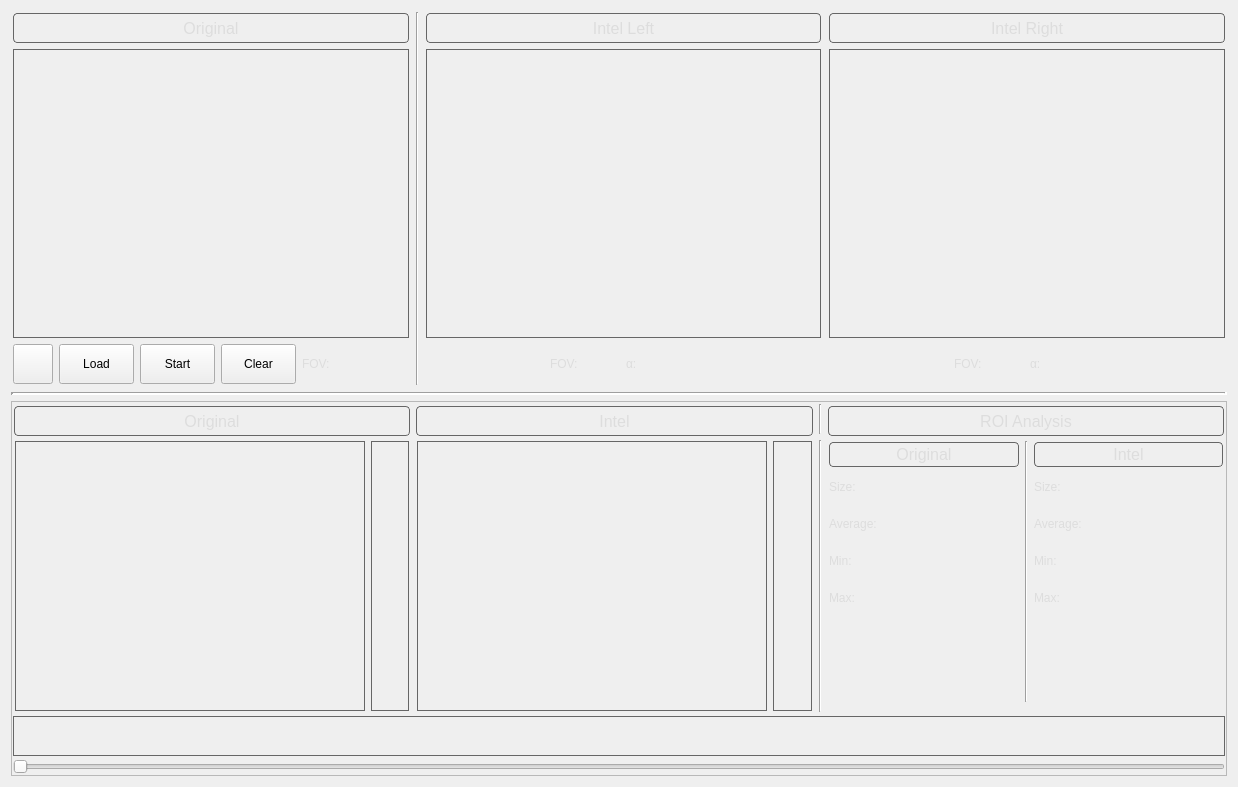
<?xml version="1.0" encoding="UTF-8"?>
<ui version="4.0">
 <class>Form</class>
 <widget class="QWidget" name="Form">
  <property name="geometry">
   <rect>
    <x>0</x>
    <y>0</y>
    <width>1234</width>
    <height>787</height>
   </rect>
  </property>
  <property name="windowTitle">
   <string>Form</string>
  </property>
  <layout class="QVBoxLayout" name="verticalLayout">
   <item>
    <widget class="QWidget" name="widget_2" native="true">
     <layout class="QHBoxLayout" name="horizontalLayout_5">
      <property name="leftMargin">
       <number>1</number>
      </property>
      <property name="topMargin">
       <number>1</number>
      </property>
      <property name="rightMargin">
       <number>1</number>
      </property>
      <property name="bottomMargin">
       <number>1</number>
      </property>
      <item>
       <widget class="QWidget" name="widget_5" native="true">
        <layout class="QVBoxLayout" name="verticalLayout_4">
         <property name="leftMargin">
          <number>1</number>
         </property>
         <property name="topMargin">
          <number>1</number>
         </property>
         <property name="rightMargin">
          <number>1</number>
         </property>
         <property name="bottomMargin">
          <number>1</number>
         </property>
         <item>
          <widget class="QLabel" name="camLabel">
           <property name="minimumSize">
            <size>
             <width>350</width>
             <height>30</height>
            </size>
           </property>
           <property name="maximumSize">
            <size>
             <width>700</width>
             <height>30</height>
            </size>
           </property>
           <property name="font">
            <font>
             <pointsize>12</pointsize>
            </font>
           </property>
           <property name="styleSheet">
            <string notr="true">border-radius:4px;
border: 1px solid #666666;
color: #DDDDDD;</string>
           </property>
           <property name="frameShape">
            <enum>QFrame::Box</enum>
           </property>
           <property name="text">
            <string>Original</string>
           </property>
           <property name="alignment">
            <set>Qt::AlignCenter</set>
           </property>
          </widget>
         </item>
         <item>
          <widget class="QLabel" name="camFrame">
           <property name="minimumSize">
            <size>
             <width>350</width>
             <height>280</height>
            </size>
           </property>
           <property name="maximumSize">
            <size>
             <width>700</width>
             <height>450</height>
            </size>
           </property>
           <property name="layoutDirection">
            <enum>Qt::LeftToRight</enum>
           </property>
           <property name="styleSheet">
            <string notr="true">border: 1px solid #666666;
color: #C8C8C8;
</string>
           </property>
           <property name="frameShape">
            <enum>QFrame::Box</enum>
           </property>
           <property name="text">
            <string/>
           </property>
           <property name="alignment">
            <set>Qt::AlignCenter</set>
           </property>
          </widget>
         </item>
         <item alignment="Qt::AlignLeft">
          <widget class="QWidget" name="widget" native="true">
           <property name="sizePolicy">
            <sizepolicy hsizetype="Preferred" vsizetype="Preferred">
             <horstretch>0</horstretch>
             <verstretch>35</verstretch>
            </sizepolicy>
           </property>
           <property name="minimumSize">
            <size>
             <width>0</width>
             <height>40</height>
            </size>
           </property>
           <property name="maximumSize">
            <size>
             <width>16777215</width>
             <height>40</height>
            </size>
           </property>
           <layout class="QHBoxLayout" name="horizontalLayout_9">
            <property name="leftMargin">
             <number>0</number>
            </property>
            <property name="topMargin">
             <number>0</number>
            </property>
            <property name="rightMargin">
             <number>0</number>
            </property>
            <property name="bottomMargin">
             <number>0</number>
            </property>
            <item>
             <widget class="PushButton" name="settingButton">
              <property name="minimumSize">
               <size>
                <width>40</width>
                <height>40</height>
               </size>
              </property>
              <property name="maximumSize">
               <size>
                <width>40</width>
                <height>40</height>
               </size>
              </property>
              <property name="autoFillBackground">
               <bool>false</bool>
              </property>
              <property name="text">
               <string/>
              </property>
              <property name="icon">
               <iconset>
                <normaloff>../assets/settings.png</normaloff>../assets/settings.png</iconset>
              </property>
              <property name="iconSize">
               <size>
                <width>20</width>
                <height>20</height>
               </size>
              </property>
             </widget>
            </item>
            <item>
             <widget class="PushButton" name="loadButton">
              <property name="minimumSize">
               <size>
                <width>75</width>
                <height>35</height>
               </size>
              </property>
              <property name="maximumSize">
               <size>
                <width>75</width>
                <height>40</height>
               </size>
              </property>
              <property name="autoFillBackground">
               <bool>false</bool>
              </property>
              <property name="text">
               <string>Load</string>
              </property>
              <property name="iconSize">
               <size>
                <width>20</width>
                <height>20</height>
               </size>
              </property>
             </widget>
            </item>
            <item>
             <widget class="PrimaryPushButton" name="startAndStopButton">
              <property name="minimumSize">
               <size>
                <width>75</width>
                <height>35</height>
               </size>
              </property>
              <property name="maximumSize">
               <size>
                <width>75</width>
                <height>40</height>
               </size>
              </property>
              <property name="mouseTracking">
               <bool>false</bool>
              </property>
              <property name="autoFillBackground">
               <bool>false</bool>
              </property>
              <property name="text">
               <string>Start</string>
              </property>
              <property name="iconSize">
               <size>
                <width>20</width>
                <height>20</height>
               </size>
              </property>
             </widget>
            </item>
            <item>
             <widget class="PushButton" name="clearButton">
              <property name="minimumSize">
               <size>
                <width>75</width>
                <height>35</height>
               </size>
              </property>
              <property name="maximumSize">
               <size>
                <width>75</width>
                <height>40</height>
               </size>
              </property>
              <property name="autoFillBackground">
               <bool>false</bool>
              </property>
              <property name="text">
               <string>Clear</string>
              </property>
              <property name="iconSize">
               <size>
                <width>20</width>
                <height>20</height>
               </size>
              </property>
             </widget>
            </item>
            <item>
             <widget class="QLabel" name="fovCam">
              <property name="minimumSize">
               <size>
                <width>70</width>
                <height>35</height>
               </size>
              </property>
              <property name="maximumSize">
               <size>
                <width>70</width>
                <height>35</height>
               </size>
              </property>
              <property name="styleSheet">
               <string notr="true">color: #DDDDDD;
</string>
              </property>
              <property name="text">
               <string>FOV:</string>
              </property>
              <property name="textFormat">
               <enum>Qt::AutoText</enum>
              </property>
             </widget>
            </item>
           </layout>
          </widget>
         </item>
        </layout>
       </widget>
      </item>
      <item>
       <widget class="Line" name="line_2">
        <property name="orientation">
         <enum>Qt::Vertical</enum>
        </property>
       </widget>
      </item>
      <item>
       <widget class="QWidget" name="widget_7" native="true">
        <layout class="QVBoxLayout" name="verticalLayout_5">
         <property name="leftMargin">
          <number>1</number>
         </property>
         <property name="topMargin">
          <number>1</number>
         </property>
         <property name="rightMargin">
          <number>1</number>
         </property>
         <property name="bottomMargin">
          <number>1</number>
         </property>
         <item>
          <widget class="QLabel" name="leftLabel">
           <property name="minimumSize">
            <size>
             <width>350</width>
             <height>30</height>
            </size>
           </property>
           <property name="maximumSize">
            <size>
             <width>700</width>
             <height>30</height>
            </size>
           </property>
           <property name="font">
            <font>
             <pointsize>12</pointsize>
            </font>
           </property>
           <property name="styleSheet">
            <string notr="true">border-radius:4px;
border: 1px solid #666666;
color: #DDDDDD;
</string>
           </property>
           <property name="frameShape">
            <enum>QFrame::Box</enum>
           </property>
           <property name="text">
            <string>Intel Left</string>
           </property>
           <property name="alignment">
            <set>Qt::AlignCenter</set>
           </property>
          </widget>
         </item>
         <item>
          <widget class="QLabel" name="intelLeftFrame">
           <property name="minimumSize">
            <size>
             <width>350</width>
             <height>280</height>
            </size>
           </property>
           <property name="maximumSize">
            <size>
             <width>700</width>
             <height>450</height>
            </size>
           </property>
           <property name="layoutDirection">
            <enum>Qt::LeftToRight</enum>
           </property>
           <property name="styleSheet">
            <string notr="true">border: 1px solid #666666;
color: #C8C8C8;
</string>
           </property>
           <property name="frameShape">
            <enum>QFrame::Box</enum>
           </property>
           <property name="text">
            <string/>
           </property>
           <property name="alignment">
            <set>Qt::AlignCenter</set>
           </property>
          </widget>
         </item>
         <item alignment="Qt::AlignHCenter">
          <widget class="QWidget" name="widget" native="true">
           <property name="minimumSize">
            <size>
             <width>0</width>
             <height>35</height>
            </size>
           </property>
           <property name="maximumSize">
            <size>
             <width>16777215</width>
             <height>40</height>
            </size>
           </property>
           <layout class="QHBoxLayout" name="horizontalLayout_6">
            <property name="leftMargin">
             <number>0</number>
            </property>
            <property name="topMargin">
             <number>0</number>
            </property>
            <property name="rightMargin">
             <number>0</number>
            </property>
            <property name="bottomMargin">
             <number>0</number>
            </property>
            <item>
             <widget class="QLabel" name="fovLeft">
              <property name="minimumSize">
               <size>
                <width>70</width>
                <height>35</height>
               </size>
              </property>
              <property name="maximumSize">
               <size>
                <width>70</width>
                <height>35</height>
               </size>
              </property>
              <property name="styleSheet">
               <string notr="true">color: #DDDDDD;
</string>
              </property>
              <property name="text">
               <string>FOV:</string>
              </property>
             </widget>
            </item>
            <item>
             <widget class="QLabel" name="alphaLeft">
              <property name="minimumSize">
               <size>
                <width>70</width>
                <height>35</height>
               </size>
              </property>
              <property name="maximumSize">
               <size>
                <width>70</width>
                <height>35</height>
               </size>
              </property>
              <property name="styleSheet">
               <string notr="true">color: #DDDDDD;
</string>
              </property>
              <property name="text">
               <string>α:</string>
              </property>
             </widget>
            </item>
           </layout>
          </widget>
         </item>
        </layout>
       </widget>
      </item>
      <item>
       <widget class="QWidget" name="widget_6" native="true">
        <layout class="QVBoxLayout" name="verticalLayout_6">
         <property name="leftMargin">
          <number>1</number>
         </property>
         <property name="topMargin">
          <number>1</number>
         </property>
         <property name="rightMargin">
          <number>1</number>
         </property>
         <property name="bottomMargin">
          <number>1</number>
         </property>
         <item>
          <widget class="QLabel" name="rigthLabel">
           <property name="minimumSize">
            <size>
             <width>350</width>
             <height>30</height>
            </size>
           </property>
           <property name="maximumSize">
            <size>
             <width>700</width>
             <height>30</height>
            </size>
           </property>
           <property name="font">
            <font>
             <pointsize>12</pointsize>
            </font>
           </property>
           <property name="styleSheet">
            <string notr="true">border-radius:4px;
border: 1px solid #666666;
color: #DDDDDD;
</string>
           </property>
           <property name="frameShape">
            <enum>QFrame::Box</enum>
           </property>
           <property name="text">
            <string>Intel Right</string>
           </property>
           <property name="alignment">
            <set>Qt::AlignCenter</set>
           </property>
          </widget>
         </item>
         <item>
          <widget class="QLabel" name="intelRightFrame">
           <property name="minimumSize">
            <size>
             <width>350</width>
             <height>280</height>
            </size>
           </property>
           <property name="maximumSize">
            <size>
             <width>700</width>
             <height>450</height>
            </size>
           </property>
           <property name="layoutDirection">
            <enum>Qt::LeftToRight</enum>
           </property>
           <property name="styleSheet">
            <string notr="true">border: 1px solid #666666;
color: #C8C8C8;
</string>
           </property>
           <property name="frameShape">
            <enum>QFrame::Box</enum>
           </property>
           <property name="frameShadow">
            <enum>QFrame::Plain</enum>
           </property>
           <property name="text">
            <string/>
           </property>
           <property name="alignment">
            <set>Qt::AlignCenter</set>
           </property>
          </widget>
         </item>
         <item alignment="Qt::AlignHCenter">
          <widget class="QWidget" name="widget" native="true">
           <property name="minimumSize">
            <size>
             <width>0</width>
             <height>35</height>
            </size>
           </property>
           <property name="maximumSize">
            <size>
             <width>16777215</width>
             <height>40</height>
            </size>
           </property>
           <layout class="QHBoxLayout" name="horizontalLayout_7">
            <property name="leftMargin">
             <number>0</number>
            </property>
            <property name="topMargin">
             <number>0</number>
            </property>
            <property name="rightMargin">
             <number>0</number>
            </property>
            <property name="bottomMargin">
             <number>0</number>
            </property>
            <item>
             <widget class="QLabel" name="fovRight">
              <property name="minimumSize">
               <size>
                <width>70</width>
                <height>35</height>
               </size>
              </property>
              <property name="maximumSize">
               <size>
                <width>70</width>
                <height>35</height>
               </size>
              </property>
              <property name="styleSheet">
               <string notr="true">color: #DDDDDD;
</string>
              </property>
              <property name="text">
               <string>FOV:</string>
              </property>
             </widget>
            </item>
            <item>
             <widget class="QLabel" name="alphaRight">
              <property name="minimumSize">
               <size>
                <width>70</width>
                <height>35</height>
               </size>
              </property>
              <property name="maximumSize">
               <size>
                <width>70</width>
                <height>35</height>
               </size>
              </property>
              <property name="styleSheet">
               <string notr="true">color: #DDDDDD;
</string>
              </property>
              <property name="text">
               <string>α:</string>
              </property>
             </widget>
            </item>
           </layout>
          </widget>
         </item>
        </layout>
       </widget>
      </item>
     </layout>
    </widget>
   </item>
   <item>
    <widget class="Line" name="line">
     <property name="frameShadow">
      <enum>QFrame::Sunken</enum>
     </property>
     <property name="lineWidth">
      <number>3</number>
     </property>
     <property name="orientation">
      <enum>Qt::Horizontal</enum>
     </property>
    </widget>
   </item>
   <item>
    <widget class="QFrame" name="frame_3">
     <property name="frameShape">
      <enum>QFrame::StyledPanel</enum>
     </property>
     <property name="frameShadow">
      <enum>QFrame::Raised</enum>
     </property>
     <layout class="QVBoxLayout" name="verticalLayout_3">
      <property name="spacing">
       <number>3</number>
      </property>
      <property name="leftMargin">
       <number>1</number>
      </property>
      <property name="topMargin">
       <number>1</number>
      </property>
      <property name="rightMargin">
       <number>1</number>
      </property>
      <property name="bottomMargin">
       <number>1</number>
      </property>
      <item>
       <widget class="QWidget" name="widget_4" native="true">
        <layout class="QGridLayout" name="gridLayout">
         <property name="leftMargin">
          <number>1</number>
         </property>
         <property name="topMargin">
          <number>1</number>
         </property>
         <property name="rightMargin">
          <number>1</number>
         </property>
         <property name="bottomMargin">
          <number>1</number>
         </property>
         <item row="0" column="0">
          <widget class="QLabel" name="depthLabelCam">
           <property name="minimumSize">
            <size>
             <width>390</width>
             <height>30</height>
            </size>
           </property>
           <property name="maximumSize">
            <size>
             <width>700</width>
             <height>25</height>
            </size>
           </property>
           <property name="font">
            <font>
             <pointsize>12</pointsize>
            </font>
           </property>
           <property name="styleSheet">
            <string notr="true">border-radius:4px;
border: 1px solid #666666;
color: #DDDDDD;
</string>
           </property>
           <property name="frameShape">
            <enum>QFrame::Box</enum>
           </property>
           <property name="text">
            <string>Original</string>
           </property>
           <property name="alignment">
            <set>Qt::AlignCenter</set>
           </property>
          </widget>
         </item>
         <item row="1" column="0">
          <widget class="QWidget" name="widget_5" native="true">
           <layout class="QHBoxLayout" name="horizontalLayout_2">
            <property name="leftMargin">
             <number>1</number>
            </property>
            <property name="topMargin">
             <number>1</number>
            </property>
            <property name="rightMargin">
             <number>1</number>
            </property>
            <property name="bottomMargin">
             <number>1</number>
            </property>
            <item>
             <widget class="DepthLabel" name="depthFrameCam">
              <property name="minimumSize">
               <size>
                <width>350</width>
                <height>225</height>
               </size>
              </property>
              <property name="maximumSize">
               <size>
                <width>700</width>
                <height>400</height>
               </size>
              </property>
              <property name="layoutDirection">
               <enum>Qt::LeftToRight</enum>
              </property>
              <property name="styleSheet">
               <string notr="true">border: 1px solid #666666;
color: #C8C8C8;
</string>
              </property>
              <property name="frameShape">
               <enum>QFrame::Box</enum>
              </property>
              <property name="text">
               <string/>
              </property>
              <property name="alignment">
               <set>Qt::AlignCenter</set>
              </property>
             </widget>
            </item>
            <item>
             <widget class="QLabel" name="depthRulerCam">
              <property name="minimumSize">
               <size>
                <width>35</width>
                <height>225</height>
               </size>
              </property>
              <property name="maximumSize">
               <size>
                <width>40</width>
                <height>400</height>
               </size>
              </property>
              <property name="styleSheet">
               <string notr="true">border: 1px solid #666666;
</string>
              </property>
              <property name="frameShape">
               <enum>QFrame::Box</enum>
              </property>
              <property name="text">
               <string/>
              </property>
             </widget>
            </item>
           </layout>
          </widget>
         </item>
         <item row="0" column="3">
          <widget class="QLabel" name="roiLabel">
           <property name="minimumSize">
            <size>
             <width>390</width>
             <height>30</height>
            </size>
           </property>
           <property name="maximumSize">
            <size>
             <width>700</width>
             <height>25</height>
            </size>
           </property>
           <property name="font">
            <font>
             <pointsize>12</pointsize>
            </font>
           </property>
           <property name="styleSheet">
            <string notr="true">border-radius:4px;
border: 1px solid #666666;
color: #DDDDDD;
</string>
           </property>
           <property name="frameShape">
            <enum>QFrame::Box</enum>
           </property>
           <property name="text">
            <string>ROI Analysis</string>
           </property>
           <property name="alignment">
            <set>Qt::AlignCenter</set>
           </property>
          </widget>
         </item>
         <item row="0" column="1">
          <widget class="QLabel" name="depthLabelIntel">
           <property name="minimumSize">
            <size>
             <width>390</width>
             <height>30</height>
            </size>
           </property>
           <property name="maximumSize">
            <size>
             <width>700</width>
             <height>25</height>
            </size>
           </property>
           <property name="font">
            <font>
             <pointsize>12</pointsize>
            </font>
           </property>
           <property name="styleSheet">
            <string notr="true">border-radius:4px;
border: 1px solid #666666;
color: #DDDDDD;
</string>
           </property>
           <property name="frameShape">
            <enum>QFrame::Box</enum>
           </property>
           <property name="text">
            <string>Intel</string>
           </property>
           <property name="alignment">
            <set>Qt::AlignCenter</set>
           </property>
          </widget>
         </item>
         <item row="1" column="1">
          <widget class="QWidget" name="widget_6" native="true">
           <layout class="QHBoxLayout" name="horizontalLayout_3">
            <property name="leftMargin">
             <number>1</number>
            </property>
            <property name="topMargin">
             <number>1</number>
            </property>
            <property name="rightMargin">
             <number>1</number>
            </property>
            <property name="bottomMargin">
             <number>1</number>
            </property>
            <item>
             <widget class="DepthLabel" name="depthFrameIntel">
              <property name="minimumSize">
               <size>
                <width>350</width>
                <height>225</height>
               </size>
              </property>
              <property name="maximumSize">
               <size>
                <width>700</width>
                <height>400</height>
               </size>
              </property>
              <property name="layoutDirection">
               <enum>Qt::LeftToRight</enum>
              </property>
              <property name="styleSheet">
               <string notr="true">border: 1px solid #666666;
color: #C8C8C8;
</string>
              </property>
              <property name="frameShape">
               <enum>QFrame::Box</enum>
              </property>
              <property name="text">
               <string/>
              </property>
              <property name="alignment">
               <set>Qt::AlignCenter</set>
              </property>
             </widget>
            </item>
            <item>
             <widget class="QLabel" name="depthRulerIntel">
              <property name="minimumSize">
               <size>
                <width>35</width>
                <height>225</height>
               </size>
              </property>
              <property name="maximumSize">
               <size>
                <width>40</width>
                <height>400</height>
               </size>
              </property>
              <property name="styleSheet">
               <string notr="true">border: 1px solid #666666;
</string>
              </property>
              <property name="frameShape">
               <enum>QFrame::Box</enum>
              </property>
              <property name="text">
               <string/>
              </property>
             </widget>
            </item>
           </layout>
          </widget>
         </item>
         <item row="1" column="3">
          <widget class="QWidget" name="widget_7" native="true">
           <layout class="QHBoxLayout" name="horizontalLayout_4">
            <property name="leftMargin">
             <number>1</number>
            </property>
            <property name="topMargin">
             <number>1</number>
            </property>
            <property name="rightMargin">
             <number>1</number>
            </property>
            <property name="bottomMargin">
             <number>1</number>
            </property>
            <item>
             <widget class="QFrame" name="horizontalFrame">
              <layout class="QHBoxLayout" name="horizontalLayout_14">
               <property name="leftMargin">
                <number>0</number>
               </property>
               <property name="topMargin">
                <number>0</number>
               </property>
               <property name="rightMargin">
                <number>0</number>
               </property>
               <item>
                <widget class="QFrame" name="verticalFrame_7">
                 <layout class="QVBoxLayout" name="verticalLayout_18">
                  <property name="spacing">
                   <number>1</number>
                  </property>
                  <property name="leftMargin">
                   <number>0</number>
                  </property>
                  <property name="topMargin">
                   <number>0</number>
                  </property>
                  <property name="rightMargin">
                   <number>0</number>
                  </property>
                  <property name="bottomMargin">
                   <number>85</number>
                  </property>
                  <item>
                   <widget class="QLabel" name="roiCam">
                    <property name="minimumSize">
                     <size>
                      <width>175</width>
                      <height>25</height>
                     </size>
                    </property>
                    <property name="maximumSize">
                     <size>
                      <width>450</width>
                      <height>25</height>
                     </size>
                    </property>
                    <property name="font">
                     <font>
                      <pointsize>12</pointsize>
                     </font>
                    </property>
                    <property name="styleSheet">
                     <string notr="true">border-radius:4px;
border: 1px solid #666666;
color: #DDDDDD;
</string>
                    </property>
                    <property name="frameShape">
                     <enum>QFrame::Box</enum>
                    </property>
                    <property name="text">
                     <string>Original</string>
                    </property>
                    <property name="alignment">
                     <set>Qt::AlignCenter</set>
                    </property>
                   </widget>
                  </item>
                  <item>
                   <widget class="QLabel" name="sizeCam">
                    <property name="minimumSize">
                     <size>
                      <width>175</width>
                      <height>35</height>
                     </size>
                    </property>
                    <property name="maximumSize">
                     <size>
                      <width>450</width>
                      <height>35</height>
                     </size>
                    </property>
                    <property name="styleSheet">
                     <string notr="true">color: #DDDDDD;
</string>
                    </property>
                    <property name="text">
                     <string>Size:</string>
                    </property>
                    <property name="textFormat">
                     <enum>Qt::AutoText</enum>
                    </property>
                   </widget>
                  </item>
                  <item>
                   <widget class="QLabel" name="averageCam">
                    <property name="minimumSize">
                     <size>
                      <width>175</width>
                      <height>35</height>
                     </size>
                    </property>
                    <property name="maximumSize">
                     <size>
                      <width>450</width>
                      <height>35</height>
                     </size>
                    </property>
                    <property name="styleSheet">
                     <string notr="true">color: #DDDDDD;
</string>
                    </property>
                    <property name="text">
                     <string>Average:</string>
                    </property>
                    <property name="textFormat">
                     <enum>Qt::AutoText</enum>
                    </property>
                   </widget>
                  </item>
                  <item>
                   <widget class="QLabel" name="minCam">
                    <property name="minimumSize">
                     <size>
                      <width>175</width>
                      <height>35</height>
                     </size>
                    </property>
                    <property name="maximumSize">
                     <size>
                      <width>450</width>
                      <height>35</height>
                     </size>
                    </property>
                    <property name="styleSheet">
                     <string notr="true">color: #DDDDDD;
</string>
                    </property>
                    <property name="text">
                     <string>Min:</string>
                    </property>
                    <property name="textFormat">
                     <enum>Qt::AutoText</enum>
                    </property>
                   </widget>
                  </item>
                  <item>
                   <widget class="QLabel" name="maxCam">
                    <property name="minimumSize">
                     <size>
                      <width>175</width>
                      <height>35</height>
                     </size>
                    </property>
                    <property name="maximumSize">
                     <size>
                      <width>450</width>
                      <height>35</height>
                     </size>
                    </property>
                    <property name="styleSheet">
                     <string notr="true">color: #DDDDDD;
</string>
                    </property>
                    <property name="text">
                     <string>Max:</string>
                    </property>
                    <property name="textFormat">
                     <enum>Qt::AutoText</enum>
                    </property>
                   </widget>
                  </item>
                 </layout>
                </widget>
               </item>
               <item>
                <widget class="Line" name="line_3">
                 <property name="orientation">
                  <enum>Qt::Vertical</enum>
                 </property>
                </widget>
               </item>
               <item>
                <widget class="QFrame" name="verticalFrame_8">
                 <layout class="QVBoxLayout" name="verticalLayout_19">
                  <property name="spacing">
                   <number>1</number>
                  </property>
                  <property name="leftMargin">
                   <number>0</number>
                  </property>
                  <property name="topMargin">
                   <number>0</number>
                  </property>
                  <property name="rightMargin">
                   <number>0</number>
                  </property>
                  <property name="bottomMargin">
                   <number>85</number>
                  </property>
                  <item>
                   <widget class="QLabel" name="roiIntel">
                    <property name="minimumSize">
                     <size>
                      <width>175</width>
                      <height>25</height>
                     </size>
                    </property>
                    <property name="maximumSize">
                     <size>
                      <width>450</width>
                      <height>25</height>
                     </size>
                    </property>
                    <property name="font">
                     <font>
                      <pointsize>12</pointsize>
                     </font>
                    </property>
                    <property name="styleSheet">
                     <string notr="true">border-radius:4px;
border: 1px solid #666666;
color: #DDDDDD;
</string>
                    </property>
                    <property name="frameShape">
                     <enum>QFrame::Box</enum>
                    </property>
                    <property name="text">
                     <string>Intel</string>
                    </property>
                    <property name="alignment">
                     <set>Qt::AlignCenter</set>
                    </property>
                   </widget>
                  </item>
                  <item>
                   <widget class="QLabel" name="sizeIntel">
                    <property name="minimumSize">
                     <size>
                      <width>175</width>
                      <height>35</height>
                     </size>
                    </property>
                    <property name="maximumSize">
                     <size>
                      <width>450</width>
                      <height>35</height>
                     </size>
                    </property>
                    <property name="styleSheet">
                     <string notr="true">color: #DDDDDD;
</string>
                    </property>
                    <property name="text">
                     <string>Size:</string>
                    </property>
                    <property name="textFormat">
                     <enum>Qt::AutoText</enum>
                    </property>
                   </widget>
                  </item>
                  <item>
                   <widget class="QLabel" name="averageIntel">
                    <property name="minimumSize">
                     <size>
                      <width>175</width>
                      <height>35</height>
                     </size>
                    </property>
                    <property name="maximumSize">
                     <size>
                      <width>450</width>
                      <height>35</height>
                     </size>
                    </property>
                    <property name="styleSheet">
                     <string notr="true">color: #DDDDDD;
</string>
                    </property>
                    <property name="text">
                     <string>Average:</string>
                    </property>
                    <property name="textFormat">
                     <enum>Qt::AutoText</enum>
                    </property>
                   </widget>
                  </item>
                  <item>
                   <widget class="QLabel" name="minIntel">
                    <property name="minimumSize">
                     <size>
                      <width>175</width>
                      <height>35</height>
                     </size>
                    </property>
                    <property name="maximumSize">
                     <size>
                      <width>450</width>
                      <height>35</height>
                     </size>
                    </property>
                    <property name="styleSheet">
                     <string notr="true">color: #DDDDDD;
</string>
                    </property>
                    <property name="text">
                     <string>Min:</string>
                    </property>
                    <property name="textFormat">
                     <enum>Qt::AutoText</enum>
                    </property>
                   </widget>
                  </item>
                  <item>
                   <widget class="QLabel" name="maxIntel">
                    <property name="minimumSize">
                     <size>
                      <width>175</width>
                      <height>35</height>
                     </size>
                    </property>
                    <property name="maximumSize">
                     <size>
                      <width>450</width>
                      <height>35</height>
                     </size>
                    </property>
                    <property name="styleSheet">
                     <string notr="true">color: #DDDDDD;
</string>
                    </property>
                    <property name="text">
                     <string>Max:</string>
                    </property>
                    <property name="textFormat">
                     <enum>Qt::AutoText</enum>
                    </property>
                   </widget>
                  </item>
                 </layout>
                </widget>
               </item>
              </layout>
             </widget>
            </item>
           </layout>
          </widget>
         </item>
         <item row="0" column="2">
          <widget class="Line" name="line_4">
           <property name="orientation">
            <enum>Qt::Vertical</enum>
           </property>
          </widget>
         </item>
         <item row="1" column="2">
          <widget class="Line" name="line_5">
           <property name="orientation">
            <enum>Qt::Vertical</enum>
           </property>
          </widget>
         </item>
        </layout>
       </widget>
      </item>
      <item>
       <widget class="QLabel" name="depthObjectRuler">
        <property name="minimumSize">
         <size>
          <width>1212</width>
          <height>40</height>
         </size>
        </property>
        <property name="maximumSize">
         <size>
          <width>1900</width>
          <height>40</height>
         </size>
        </property>
        <property name="styleSheet">
         <string notr="true">border: 1px solid #666666;
</string>
        </property>
        <property name="frameShape">
         <enum>QFrame::Box</enum>
        </property>
        <property name="text">
         <string/>
        </property>
       </widget>
      </item>
      <item>
       <widget class="QSlider" name="replay_slider">
        <property name="orientation">
         <enum>Qt::Horizontal</enum>
        </property>
       </widget>
      </item>
     </layout>
    </widget>
   </item>
  </layout>
 </widget>
 <customwidgets>
  <customwidget>
   <class>PrimaryPushButton</class>
   <extends>QPushButton</extends>
   <header>qfluentwidgets</header>
  </customwidget>
  <customwidget>
   <class>PushButton</class>
   <extends>QPushButton</extends>
   <header>qfluentwidgets</header>
  </customwidget>
  <customwidget>
   <class>DepthLabel</class>
   <extends>QLabel</extends>
   <header location="global">widgets.depth_label</header>
  </customwidget>
 </customwidgets>
 <resources/>
 <connections/>
</ui>
